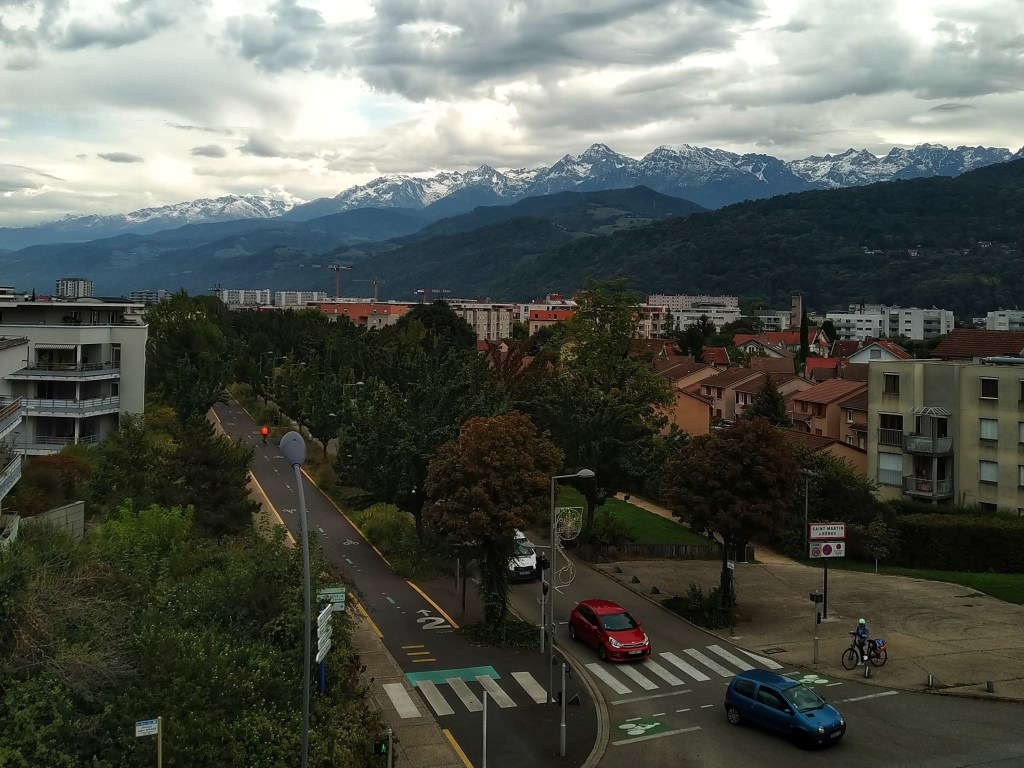
#> input picture opencv-basic/assets/smh_rhb_1024px.jpg, 1024 x 768 px; its folder holds 4 pictures in this run
$ python 7.template-matching.py
#> lines starting #> are read from the running program, lines starting #| are printed output that depends on the picture; pictures that were not available may be replaced by others from this repository, and a replacement may not be noted
import cv2


def template_matching(base_source, template_source):
#> called with base_source = 'smh_rhb_1024px', template_source = 'smh_rhb_car_red'
    img = cv2.imread(f"assets/{base_source}.jpg")
#> img is the input picture: shape (768, 1024, 3); mean B, G, R 79.9, 87.7, 83
    img = cv2.resize(img, (0, 0), fx=0.75, fy=0.75)
#> img: shape (576, 768, 3)
    H, W = img.shape[0], img.shape[1]
#> H = 576; W = 768

    template = cv2.imread(f"assets/{template_source}.jpg")
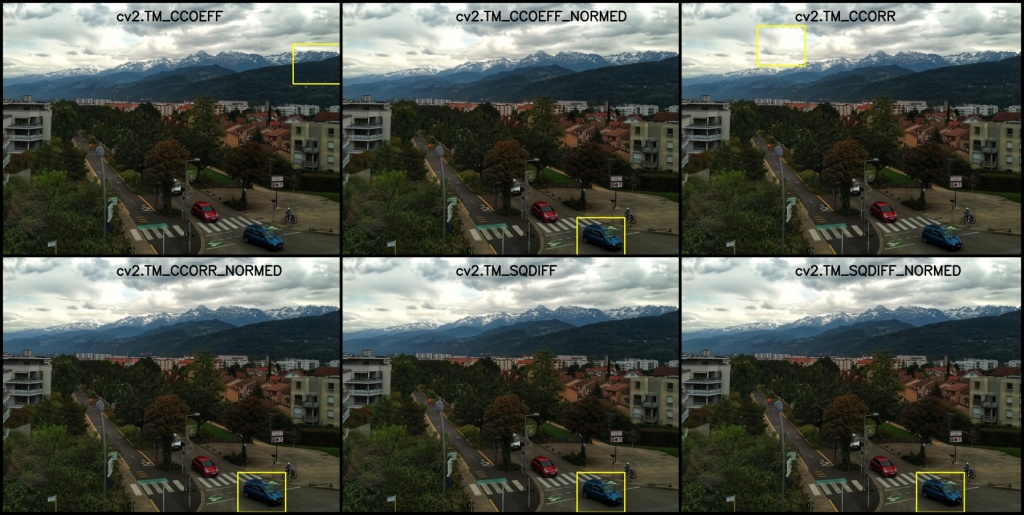
#> input picture opencv-basic/assets/blue_car_detect_compresesd.jpg, 1024 x 515 px, given in place of smh_rhb_car_red.jpg, which was not available
#> template is the input picture: shape (515, 1024, 3); mean B, G, R 76.6, 84.5, 80
    template = cv2.resize(template, (0, 0), fx=0.75, fy=0.75)
#> template: shape (386, 768, 3)
    h, w = template.shape[0], template.shape[1]
#> h = 386; w = 768

    # Some methods for performing the template matching
    methods = [cv2.TM_CCOEFF, cv2.TM_CCOEFF_NORMED, cv2.TM_CCORR,
               cv2.TM_CCORR_NORMED, cv2.TM_SQDIFF, cv2.TM_SQDIFF_NORMED]

    methods_str = ["cv2.TM_CCOEFF", "cv2.TM_CCOEFF_NORMED", "cv2.TM_CCORR",
                   "cv2.TM_CCORR_NORMED", "cv2.TM_SQDIFF", "cv2.TM_SQDIFF_NORMED"]

    # Perform template matching for all possible methods
    for index, method in enumerate(methods):
        img2 = img.copy()

        # Dimension of result: (W - w + 1, H - h + 1)
        # Basically sliding the template image over the base image
        result = cv2.matchTemplate(image=img2, templ=template, method=method)

        min_val, max_val, min_loc, max_loc = cv2.minMaxLoc(result)
        # print(min_loc, max_loc)

        if method in [cv2.TM_SQDIFF, cv2.TM_SQDIFF_NORMED]:
            location = min_loc
        else:
            location = max_loc

        bottom_right = (location[0] + w, location[1] + h)

        # Draw a rectangle around the locations
        cv2.rectangle(img2, location, bottom_right, (0, 255, 255), 2)

        font = cv2.FONT_HERSHEY_SIMPLEX
        img2 = cv2.putText(img2, text=methods_str[index],
                           org=(int(W / 3), 40),
                           fontFace=font,
                           color=(0, 0, 0),
                           thickness=2,
                           lineType=cv2.LINE_AA,
                           fontScale=1)

        cv2.imshow(methods_str[index], img2)
        cv2.imwrite(f"assets/{template_source}_{methods_str[index]}.jpg", img2)

        cv2.waitKey(0)
        cv2.destroyAllWindows()
#> this loop made 6 passes
#> (min_val, max_val, min_loc, location, bottom_right) on passes 1 to 4: (5464701.5, 1.82e+09, (0, 168), (0, 75), (768, 461)), (0.00296, 0.424, (0, 168), (0, 82), (768, 468)), (3.07e+09, 8.32e+09, (0, 183), (0, 0), (768, 386)), (0.621, 0.735, (0, 168), (0, 82), (768, 468))
#> (min_val, max_val, max_loc, location, bottom_right) on passes 5 to 6: (4.97e+09, 9.36e+09, (0, 0), (0, 89), (768, 475)), (0.544, 1, (0, 134), (0, 76), (768, 462))
#> pass 1, in template_matching, `img2 = cv2.putText(img2, text=methods_str[index], org=(int(W / 3), 40)..`:
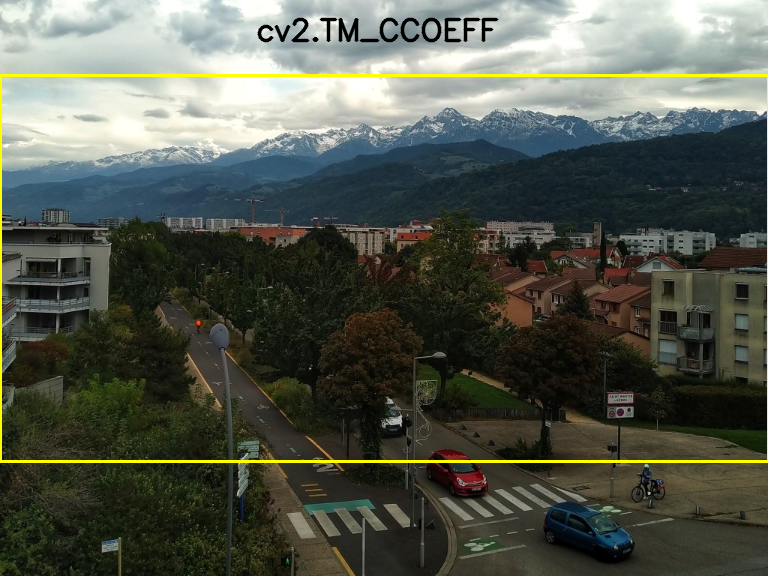
#> img2: shape (576, 768, 3); mean B, G, R 77.6, 88.5, 83.9
#> pass 2, in template_matching, `img2 = cv2.putText(img2, text=methods_str[index], org=(int(W / 3), 40)..`:
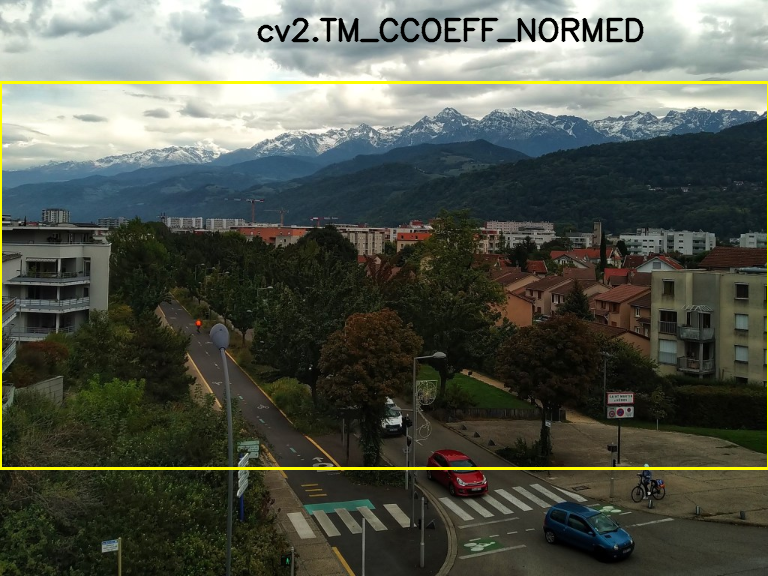
#> img2: shape (576, 768, 3); mean B, G, R 76.9, 87.8, 83.2
#> pass 3, in template_matching, `img2 = cv2.putText(img2, text=methods_str[index], org=(int(W / 3), 40)..`:
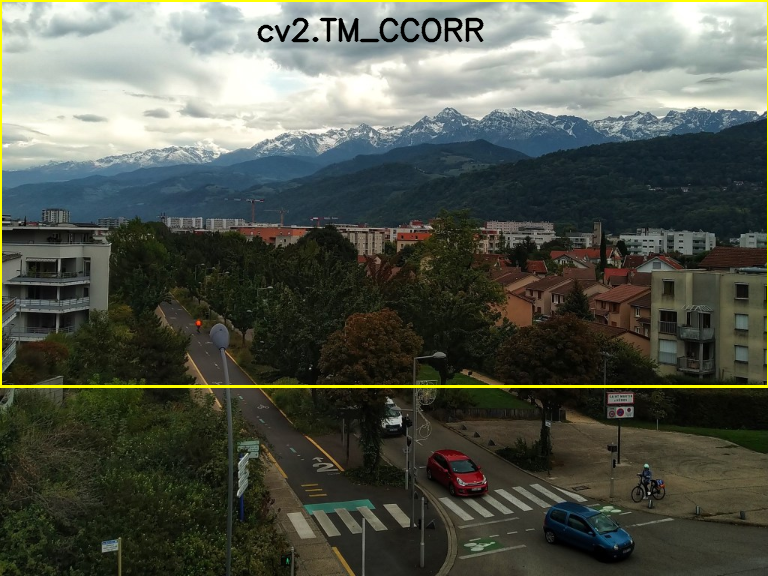
#> img2: shape (576, 768, 3); mean B, G, R 77.9, 88.4, 83.8
#> after the loop:
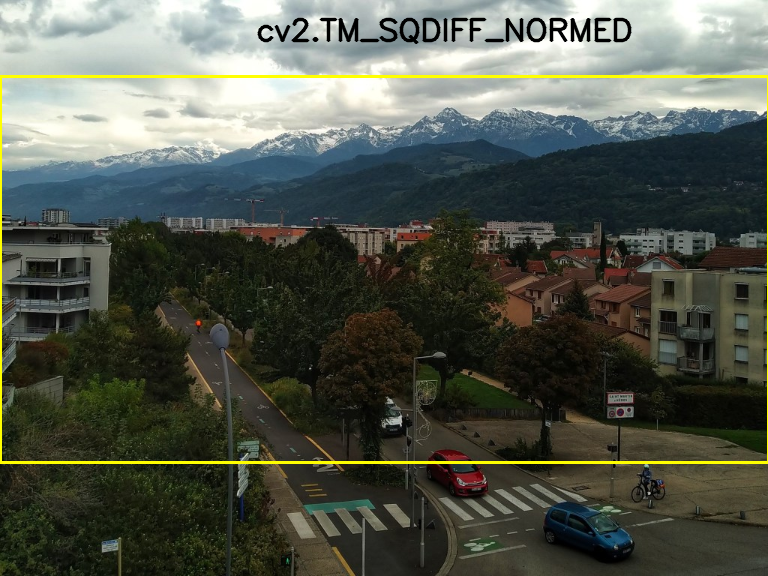
#> img2: shape (576, 768, 3); mean B, G, R 76.9, 87.8, 83.3


if __name__ == "__main__":
    template_matching(base_source="smh_rhb_1024px", template_source="smh_rhb_car_red")
